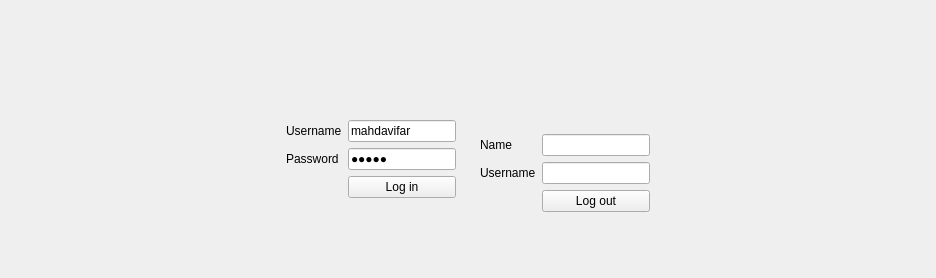
                     <widget class="QWidget" name="home">
                      <property name="styleSheet">
                       <string notr="true">/* background-image: url(:/images/images/images/PyDracula_vertical.png); */
background-position: center;
background-repeat: no-repeat;</string>
                      </property>
                      <layout class="QHBoxLayout" name="horizontalLayout_6">
                       <item>
                        <spacer name="horizontalSpacer">
                         <property name="orientation">
                          <enum>Qt::Horizontal</enum>
                         </property>
                         <property name="sizeHint" stdset="0">
                          <size>
                           <width>266</width>
                           <height>20</height>
                          </size>
                         </property>
                        </spacer>
                       </item>
                       <item>
                        <widget class="QWidget" name="logInArea" native="true">
                         <layout class="QVBoxLayout" name="loginArea">
                          <item>
                           <spacer name="verticalSpacer_5">
                            <property name="orientation">
                             <enum>Qt::Vertical</enum>
                            </property>
                            <property name="sizeHint" stdset="0">
                             <size>
                              <width>20</width>
                              <height>40</height>
                             </size>
                            </property>
                           </spacer>
                          </item>
                          <item>
                           <widget class="QLabel" name="label_4">
                            <property name="text">
                             <string/>
                            </property>
                            <property name="pixmap">
                             <pixmap resource="resources.qrc">:/images/images/images/logo.png</pixmap>
                            </property>
                            <property name="alignment">
                             <set>Qt::AlignCenter</set>
                            </property>
                           </widget>
                          </item>
                          <item>
                           <spacer name="verticalSpacer_4">
                            <property name="orientation">
                             <enum>Qt::Vertical</enum>
                            </property>
                            <property name="sizeHint" stdset="0">
                             <size>
                              <width>20</width>
                              <height>40</height>
                             </size>
                            </property>
                           </spacer>
                          </item>
                          <item>
                           <layout class="QFormLayout" name="formLayout_2">
                            <item row="0" column="0">
                             <widget class="QLabel" name="label_2">
                              <property name="text">
                               <string>Username</string>
                              </property>
                             </widget>
                            </item>
                            <item row="0" column="1">
                             <widget class="QLineEdit" name="usernameLineEdit">
                              <property name="styleSheet">
                               <string notr="true"/>
                              </property>
                              <property name="text">
                               <string>mahdavifar</string>
                              </property>
                             </widget>
                            </item>
                            <item row="1" column="0">
                             <widget class="QLabel" name="label_3">
                              <property name="text">
                               <string>Password</string>
                              </property>
                             </widget>
                            </item>
                            <item row="1" column="1">
                             <widget class="QLineEdit" name="passwordLineEdit">
                              <property name="styleSheet">
                               <string notr="true"/>
                              </property>
                              <property name="text">
                               <string>96321</string>
                              </property>
                              <property name="echoMode">
                               <enum>QLineEdit::Password</enum>
                              </property>
                             </widget>
                            </item>
                            <item row="2" column="1">
                             <widget class="QPushButton" name="loginPushButton">
                              <property name="styleSheet">
                               <string notr="true"/>
                              </property>
                              <property name="text">
                               <string>Log in</string>
                              </property>
                             </widget>
                            </item>
                           </layout>
                          </item>
                          <item>
                           <widget class="QLabel" name="loginResult">
                            <property name="text">
                             <string/>
                            </property>
                            <property name="alignment">
                             <set>Qt::AlignCenter</set>
                            </property>
                           </widget>
                          </item>
                          <item>
                           <spacer name="verticalSpacer_3">
                            <property name="orientation">
                             <enum>Qt::Vertical</enum>
                            </property>
                            <property name="sizeHint" stdset="0">
                             <size>
                              <width>20</width>
                              <height>40</height>
                             </size>
                            </property>
                           </spacer>
                          </item>
                         </layout>
                        </widget>
                       </item>
                       <item>
                        <widget class="QWidget" name="logOutArea" native="true">
                         <property name="styleSheet">
                          <string notr="true"/>
                         </property>
                         <layout class="QVBoxLayout" name="verticalLayout_23">
                          <item>
                           <spacer name="verticalSpacer_6">
                            <property name="orientation">
                             <enum>Qt::Vertical</enum>
                            </property>
                            <property name="sizeHint" stdset="0">
                             <size>
                              <width>20</width>
                              <height>40</height>
                             </size>
                            </property>
                           </spacer>
                          </item>
                          <item>
                           <widget class="QLabel" name="userImage">
                            <property name="text">
                             <string/>
                            </property>
                            <property name="pixmap">
                             <pixmap resource="resources.qrc">:/images/images/images/user.jpg</pixmap>
                            </property>
                            <property name="scaledContents">
                             <bool>false</bool>
                            </property>
                           </widget>
                          </item>
                          <item>
                           <spacer name="verticalSpacer">
                            <property name="orientation">
                             <enum>Qt::Vertical</enum>
                            </property>
                            <property name="sizeHint" stdset="0">
                             <size>
                              <width>20</width>
                              <height>40</height>
                             </size>
                            </property>
                           </spacer>
                          </item>
                          <item>
                           <layout class="QFormLayout" name="formLayout_3">
                            <item row="0" column="0">
                             <widget class="QLabel" name="fullNameLabel">
                              <property name="text">
                               <string>Name</string>
                              </property>
                             </widget>
                            </item>
                            <item row="0" column="1">
                             <widget class="QLineEdit" name="fullNameLineEdit">
                              <property name="text">
                               <string/>
                              </property>
                              <property name="readOnly">
                               <bool>true</bool>
                              </property>
                             </widget>
                            </item>
                            <item row="1" column="0">
                             <widget class="QLabel" name="usernameLabel">
                              <property name="text">
                               <string>Username</string>
                              </property>
                             </widget>
                            </item>
                            <item row="1" column="1">
                             <widget class="QLineEdit" name="loggedInUsernameLineEdit">
                              <property name="readOnly">
                               <bool>true</bool>
                              </property>
                             </widget>
                            </item>
                            <item row="2" column="1">
                             <widget class="QPushButton" name="logoutPushButton">
                              <property name="text">
                               <string>Log out</string>
                              </property>
                             </widget>
                            </item>
                            <item row="3" column="1">
                             <spacer name="verticalSpacer_2">
                              <property name="orientation">
                               <enum>Qt::Vertical</enum>
                              </property>
                              <property name="sizeHint" stdset="0">
                               <size>
                                <width>20</width>
                                <height>40</height>
                               </size>
                              </property>
                             </spacer>
                            </item>
                           </layout>
                          </item>
                         </layout>
                        </widget>
                       </item>
                       <item>
                        <spacer name="horizontalSpacer_2">
                         <property name="orientation">
                          <enum>Qt::Horizontal</enum>
                         </property>
                         <property name="sizeHint" stdset="0">
                          <size>
                           <width>266</width>
                           <height>20</height>
                          </size>
                         </property>
                        </spacer>
                       </item>
                      </layout>
                     </widget>
